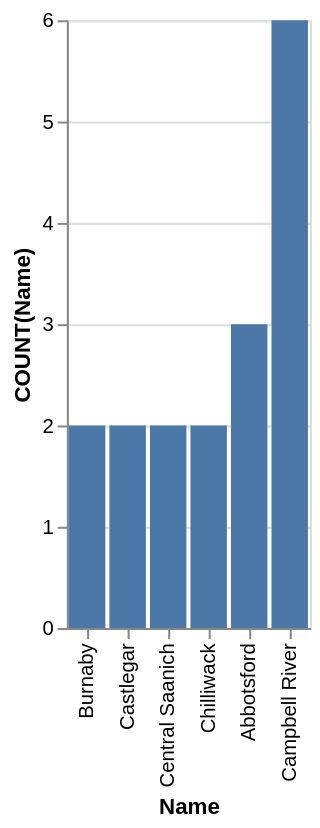

The specification (Vega-Lite) saved for this image:
### Vega-Lite specification from a JSON file in a GitHub repository (floating-point values rounded to 4 significant figures)
{"data": {"values": [{"x_data": "Burnaby", "y_data": 2}, {"x_data": "Castlegar", "y_data": 2}, {"x_data": "Central Saanich", "y_data": 2}, {"x_data": "Chilliwack", "y_data": 2}, {"x_data": "Abbotsford", "y_data": 3}, {"x_data": "Campbell River", "y_data": 6}]}, "mark": "bar", "encoding": {"x": {"field": "x_data", "type": "nominal", "title": "Name", "sort": {"op": "sum", "field": "y_data", "order": "ascending"}}, "y": {"field": "y_data", "type": "quantitative", "title": "COUNT(Name)"}}}
